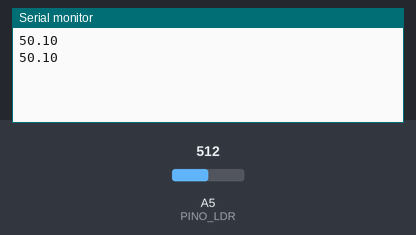
The sketch below on a simulated Arduino Uno, built with avr-gcc and run on an emulated ATmega328P. On the bench: the last lines printed to the serial monitor. The inputs (shaded band) are chosen by the test bench; at power-on: A5 (PINO_LDR) = 512.

Above: at 2.8 s.
2.9 s: A5 (PINO_LDR) set to 716
At 4.8 s:
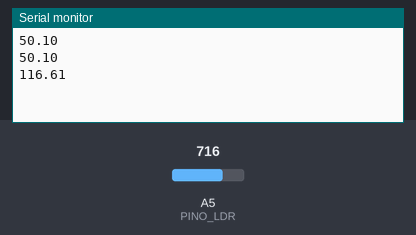
5.6 s: A5 (PINO_LDR) set to 900
At 6.3 s:
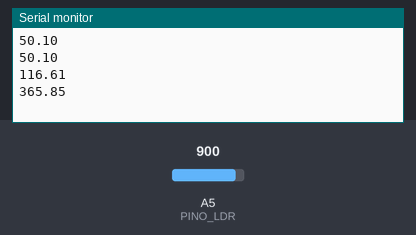
Timing chart, 0 to 8.6 s (numbered marks = the images above; inputs shaded):
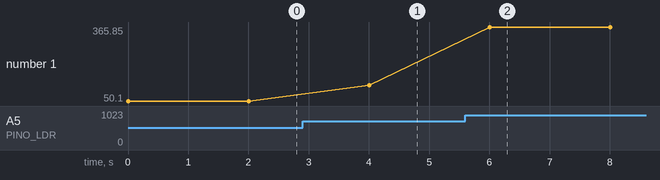

Measured:
- after the input at 2.9 s, the serial monitor: prints a new line after 1.1 s (image 1)
- after the input at 5.6 s, the serial monitor: prints a new line after 0.40 s (image 2)
- plotted number 1: 50.1 → 116.61 after the input at 2.9 s, 116.61 → 365.85 after the input at 5.6 s

The sketch:

LDR_Arduino_Sprint2.ino
```cpp
// Sensor de luminosidade (LDR) — leitura em lux aproximado
// Ligação: 5V --- LDR --- A5 --- resistor 10k --- GND

const int PINO_LDR = A5;
const float VCC = 5.0;            // tensão da placa
const float R_FIXO = 10000.0;     // resistor do divisor, em ohms
const float CONSTANTE = 500.0;    // calibração do LDR (ver nota abaixo)
const float LUX_CLARO = 50.0;     // acima disso, consideramos "claro"

void setup() {
  Serial.begin(9600);
}

void loop() {
  int leitura = analogRead(PINO_LDR);        // valor de 0 a 1023

  // trava a leitura entre 1 e 1022 para nunca dividir por zero
  leitura = constrain(leitura, 1, 1022);

  float tensao = leitura * (VCC / 1023.0);           // volts no pino
  float r_ldr = R_FIXO * (VCC - tensao) / tensao;    // ohms no LDR
  float lux = CONSTANTE / (r_ldr / 1000.0);          // lux aproximado

  Serial.println(lux);

  delay(2000);
}  
```
